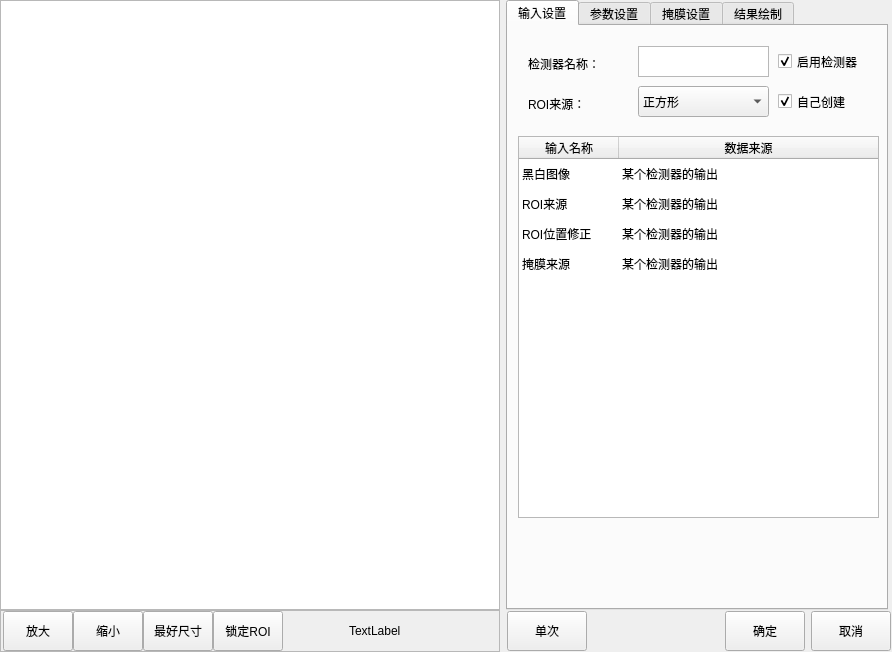
<?xml version="1.0" encoding="UTF-8"?>
<ui version="4.0">
 <class>CMvMultiObjectiveContourMatching</class>
 <widget class="QWidget" name="CMvMultiObjectiveContourMatching">
  <property name="geometry">
   <rect>
    <x>0</x>
    <y>0</y>
    <width>892</width>
    <height>652</height>
   </rect>
  </property>
  <property name="windowTitle">
   <string>多目标轮廓匹配</string>
  </property>
  <layout class="QHBoxLayout" name="horizontalLayout_3">
   <property name="leftMargin">
    <number>0</number>
   </property>
   <property name="topMargin">
    <number>0</number>
   </property>
   <property name="rightMargin">
    <number>0</number>
   </property>
   <property name="bottomMargin">
    <number>0</number>
   </property>
   <item>
    <layout class="QVBoxLayout" name="verticalLayout">
     <property name="spacing">
      <number>0</number>
     </property>
     <item>
      <widget class="QGraphicsView" name="graphicsView_mainImage">
       <property name="minimumSize">
        <size>
         <width>500</width>
         <height>600</height>
        </size>
       </property>
      </widget>
     </item>
     <item>
      <widget class="QFrame" name="frame">
       <property name="minimumSize">
        <size>
         <width>0</width>
         <height>42</height>
        </size>
       </property>
       <property name="maximumSize">
        <size>
         <width>16777215</width>
         <height>42</height>
        </size>
       </property>
       <property name="frameShape">
        <enum>QFrame::StyledPanel</enum>
       </property>
       <property name="frameShadow">
        <enum>QFrame::Raised</enum>
       </property>
       <layout class="QHBoxLayout" name="horizontalLayout">
        <property name="spacing">
         <number>0</number>
        </property>
        <property name="leftMargin">
         <number>2</number>
        </property>
        <property name="topMargin">
         <number>0</number>
        </property>
        <property name="rightMargin">
         <number>0</number>
        </property>
        <property name="bottomMargin">
         <number>0</number>
        </property>
        <item>
         <widget class="QPushButton" name="pushButton_zoomIn">
          <property name="minimumSize">
           <size>
            <width>70</width>
            <height>40</height>
           </size>
          </property>
          <property name="maximumSize">
           <size>
            <width>70</width>
            <height>40</height>
           </size>
          </property>
          <property name="text">
           <string>放大</string>
          </property>
         </widget>
        </item>
        <item>
         <widget class="QPushButton" name="pushButton_zoomOut">
          <property name="minimumSize">
           <size>
            <width>70</width>
            <height>40</height>
           </size>
          </property>
          <property name="maximumSize">
           <size>
            <width>70</width>
            <height>40</height>
           </size>
          </property>
          <property name="text">
           <string>缩小</string>
          </property>
         </widget>
        </item>
        <item>
         <widget class="QPushButton" name="pushButton_zoomBest">
          <property name="minimumSize">
           <size>
            <width>70</width>
            <height>40</height>
           </size>
          </property>
          <property name="maximumSize">
           <size>
            <width>70</width>
            <height>40</height>
           </size>
          </property>
          <property name="text">
           <string>最好尺寸</string>
          </property>
         </widget>
        </item>
        <item>
         <widget class="QPushButton" name="pushButton_lockRoiMove">
          <property name="minimumSize">
           <size>
            <width>70</width>
            <height>40</height>
           </size>
          </property>
          <property name="maximumSize">
           <size>
            <width>70</width>
            <height>40</height>
           </size>
          </property>
          <property name="text">
           <string>锁定ROI</string>
          </property>
         </widget>
        </item>
        <item>
         <spacer name="horizontalSpacer">
          <property name="orientation">
           <enum>Qt::Horizontal</enum>
          </property>
          <property name="sizeHint" stdset="0">
           <size>
            <width>63</width>
            <height>20</height>
           </size>
          </property>
         </spacer>
        </item>
        <item>
         <widget class="QLabel" name="label_mousePos">
          <property name="minimumSize">
           <size>
            <width>150</width>
            <height>40</height>
           </size>
          </property>
          <property name="maximumSize">
           <size>
            <width>150</width>
            <height>40</height>
           </size>
          </property>
          <property name="text">
           <string>TextLabel</string>
          </property>
         </widget>
        </item>
       </layout>
      </widget>
     </item>
    </layout>
   </item>
   <item>
    <layout class="QVBoxLayout" name="verticalLayout_2">
     <property name="spacing">
      <number>0</number>
     </property>
     <item>
      <widget class="QTabWidget" name="tabWidget">
       <property name="minimumSize">
        <size>
         <width>382</width>
         <height>602</height>
        </size>
       </property>
       <property name="maximumSize">
        <size>
         <width>380</width>
         <height>16777215</height>
        </size>
       </property>
       <property name="currentIndex">
        <number>0</number>
       </property>
       <widget class="QWidget" name="tab">
        <attribute name="title">
         <string>输入设置</string>
        </attribute>
        <widget class="QTableWidget" name="tableWidget_input">
         <property name="geometry">
          <rect>
           <x>10</x>
           <y>110</y>
           <width>361</width>
           <height>382</height>
          </rect>
         </property>
         <property name="minimumSize">
          <size>
           <width>361</width>
           <height>382</height>
          </size>
         </property>
         <property name="maximumSize">
          <size>
           <width>361</width>
           <height>382</height>
          </size>
         </property>
         <property name="editTriggers">
          <set>QAbstractItemView::NoEditTriggers</set>
         </property>
         <property name="selectionMode">
          <enum>QAbstractItemView::SingleSelection</enum>
         </property>
         <property name="selectionBehavior">
          <enum>QAbstractItemView::SelectRows</enum>
         </property>
         <property name="showGrid">
          <bool>false</bool>
         </property>
         <attribute name="horizontalHeaderStretchLastSection">
          <bool>true</bool>
         </attribute>
         <attribute name="verticalHeaderVisible">
          <bool>false</bool>
         </attribute>
         <row>
          <property name="text">
           <string>1</string>
          </property>
         </row>
         <row>
          <property name="text">
           <string>2</string>
          </property>
         </row>
         <row>
          <property name="text">
           <string>3</string>
          </property>
         </row>
         <row>
          <property name="text">
           <string>4</string>
          </property>
         </row>
         <column>
          <property name="text">
           <string>输入名称</string>
          </property>
         </column>
         <column>
          <property name="text">
           <string>数据来源</string>
          </property>
         </column>
         <item row="0" column="0">
          <property name="text">
           <string>黑白图像</string>
          </property>
         </item>
         <item row="0" column="1">
          <property name="text">
           <string>某个检测器的输出</string>
          </property>
         </item>
         <item row="1" column="0">
          <property name="text">
           <string>ROI来源</string>
          </property>
         </item>
         <item row="1" column="1">
          <property name="text">
           <string>某个检测器的输出</string>
          </property>
         </item>
         <item row="2" column="0">
          <property name="text">
           <string>ROI位置修正</string>
          </property>
         </item>
         <item row="2" column="1">
          <property name="text">
           <string>某个检测器的输出</string>
          </property>
         </item>
         <item row="3" column="0">
          <property name="text">
           <string>掩膜来源</string>
          </property>
         </item>
         <item row="3" column="1">
          <property name="text">
           <string>某个检测器的输出</string>
          </property>
         </item>
        </widget>
        <widget class="QLabel" name="label_funcName">
         <property name="geometry">
          <rect>
           <x>20</x>
           <y>30</y>
           <width>81</width>
           <height>16</height>
          </rect>
         </property>
         <property name="text">
          <string>检测器名称：</string>
         </property>
        </widget>
        <widget class="QLabel" name="label_roiCreat">
         <property name="geometry">
          <rect>
           <x>20</x>
           <y>70</y>
           <width>91</width>
           <height>16</height>
          </rect>
         </property>
         <property name="text">
          <string>ROI来源：</string>
         </property>
        </widget>
        <widget class="QCheckBox" name="checkBox_enableFunc">
         <property name="geometry">
          <rect>
           <x>270</x>
           <y>20</y>
           <width>101</width>
           <height>31</height>
          </rect>
         </property>
         <property name="minimumSize">
          <size>
           <width>101</width>
           <height>31</height>
          </size>
         </property>
         <property name="text">
          <string>启用检测器</string>
         </property>
         <property name="checked">
          <bool>true</bool>
         </property>
        </widget>
        <widget class="QCheckBox" name="checkBox_roiCreat">
         <property name="geometry">
          <rect>
           <x>270</x>
           <y>60</y>
           <width>101</width>
           <height>31</height>
          </rect>
         </property>
         <property name="minimumSize">
          <size>
           <width>101</width>
           <height>31</height>
          </size>
         </property>
         <property name="text">
          <string>自己创建</string>
         </property>
         <property name="checked">
          <bool>true</bool>
         </property>
         <property name="tristate">
          <bool>false</bool>
         </property>
        </widget>
        <widget class="QPlainTextEdit" name="plainTextEdit_funcName">
         <property name="geometry">
          <rect>
           <x>130</x>
           <y>20</y>
           <width>131</width>
           <height>31</height>
          </rect>
         </property>
         <property name="minimumSize">
          <size>
           <width>131</width>
           <height>31</height>
          </size>
         </property>
         <property name="maximumSize">
          <size>
           <width>131</width>
           <height>31</height>
          </size>
         </property>
         <property name="overwriteMode">
          <bool>false</bool>
         </property>
        </widget>
        <widget class="QComboBox" name="comboBox_imageSource">
         <property name="geometry">
          <rect>
           <x>130</x>
           <y>60</y>
           <width>131</width>
           <height>31</height>
          </rect>
         </property>
         <property name="minimumSize">
          <size>
           <width>131</width>
           <height>31</height>
          </size>
         </property>
         <property name="maximumSize">
          <size>
           <width>131</width>
           <height>31</height>
          </size>
         </property>
         <item>
          <property name="text">
           <string>正方形</string>
          </property>
         </item>
         <item>
          <property name="text">
           <string>斜矩形</string>
          </property>
         </item>
         <item>
          <property name="text">
           <string>圆形</string>
          </property>
         </item>
         <item>
          <property name="text">
           <string>多边形</string>
          </property>
         </item>
        </widget>
       </widget>
       <widget class="QWidget" name="tab_2">
        <attribute name="title">
         <string>参数设置</string>
        </attribute>
        <widget class="QSpinBox" name="spinBox_threshold">
         <property name="enabled">
          <bool>false</bool>
         </property>
         <property name="geometry">
          <rect>
           <x>130</x>
           <y>120</y>
           <width>101</width>
           <height>31</height>
          </rect>
         </property>
         <property name="minimumSize">
          <size>
           <width>101</width>
           <height>31</height>
          </size>
         </property>
         <property name="maximumSize">
          <size>
           <width>101</width>
           <height>31</height>
          </size>
         </property>
         <property name="minimum">
          <number>0</number>
         </property>
         <property name="maximum">
          <number>1000</number>
         </property>
        </widget>
        <widget class="QComboBox" name="comboBox_thresholdType">
         <property name="geometry">
          <rect>
           <x>10</x>
           <y>120</y>
           <width>101</width>
           <height>31</height>
          </rect>
         </property>
         <property name="minimumSize">
          <size>
           <width>101</width>
           <height>31</height>
          </size>
         </property>
         <item>
          <property name="text">
           <string>自动</string>
          </property>
         </item>
         <item>
          <property name="text">
           <string>手动</string>
          </property>
         </item>
        </widget>
        <widget class="QLabel" name="label_thresholdType">
         <property name="geometry">
          <rect>
           <x>10</x>
           <y>90</y>
           <width>111</width>
           <height>31</height>
          </rect>
         </property>
         <property name="text">
          <string>边缘阈值：</string>
         </property>
        </widget>
        <widget class="QLabel" name="label_matchingSpeed">
         <property name="geometry">
          <rect>
           <x>250</x>
           <y>20</y>
           <width>111</width>
           <height>31</height>
          </rect>
         </property>
         <property name="text">
          <string>匹配速度：</string>
         </property>
        </widget>
        <widget class="QLabel" name="label_threshold">
         <property name="enabled">
          <bool>false</bool>
         </property>
         <property name="geometry">
          <rect>
           <x>130</x>
           <y>90</y>
           <width>111</width>
           <height>31</height>
          </rect>
         </property>
         <property name="text">
          <string>边缘梯度阈值：</string>
         </property>
        </widget>
        <widget class="QComboBox" name="comboBox_matchingSpeed">
         <property name="geometry">
          <rect>
           <x>250</x>
           <y>50</y>
           <width>101</width>
           <height>31</height>
          </rect>
         </property>
         <property name="minimumSize">
          <size>
           <width>101</width>
           <height>31</height>
          </size>
         </property>
         <item>
          <property name="text">
           <string>低速</string>
          </property>
         </item>
         <item>
          <property name="text">
           <string>常规</string>
          </property>
         </item>
         <item>
          <property name="text">
           <string>中速</string>
          </property>
         </item>
         <item>
          <property name="text">
           <string>高速</string>
          </property>
         </item>
         <item>
          <property name="text">
           <string>极速</string>
          </property>
         </item>
        </widget>
        <widget class="QLabel" name="label_titleJudged">
         <property name="geometry">
          <rect>
           <x>0</x>
           <y>250</y>
           <width>381</width>
           <height>31</height>
          </rect>
         </property>
         <property name="styleSheet">
          <string notr="true">background-color: qlineargradient(spread:pad, x1:0, y1:0, x2:1, y2:0, stop:0 rgba(80, 80, 80, 255), stop:1 rgba(120, 120, 120, 120));
color: rgb(255, 255, 255);</string>
         </property>
         <property name="text">
          <string>  结果判定</string>
         </property>
         <property name="alignment">
          <set>Qt::AlignLeading|Qt::AlignLeft|Qt::AlignVCenter</set>
         </property>
        </widget>
        <widget class="QPushButton" name="pushButton_editingContours">
         <property name="geometry">
          <rect>
           <x>10</x>
           <y>50</y>
           <width>101</width>
           <height>31</height>
          </rect>
         </property>
         <property name="text">
          <string>编辑轮廓</string>
         </property>
        </widget>
        <widget class="QLabel" name="label_editingContours">
         <property name="geometry">
          <rect>
           <x>10</x>
           <y>20</y>
           <width>111</width>
           <height>31</height>
          </rect>
         </property>
         <property name="text">
          <string>模板图像</string>
         </property>
        </widget>
        <widget class="QDoubleSpinBox" name="doubleSpinBox_minimumMatching">
         <property name="geometry">
          <rect>
           <x>10</x>
           <y>340</y>
           <width>101</width>
           <height>31</height>
          </rect>
         </property>
         <property name="minimumSize">
          <size>
           <width>101</width>
           <height>31</height>
          </size>
         </property>
         <property name="maximumSize">
          <size>
           <width>101</width>
           <height>31</height>
          </size>
         </property>
         <property name="maximum">
          <double>1.000000000000000</double>
         </property>
         <property name="singleStep">
          <double>0.010000000000000</double>
         </property>
         <property name="value">
          <double>0.100000000000000</double>
         </property>
        </widget>
        <widget class="QLabel" name="label_minimumMatching">
         <property name="geometry">
          <rect>
           <x>10</x>
           <y>310</y>
           <width>111</width>
           <height>31</height>
          </rect>
         </property>
         <property name="text">
          <string>最小匹配度：</string>
         </property>
        </widget>
        <widget class="QGroupBox" name="groupBox_angle">
         <property name="geometry">
          <rect>
           <x>0</x>
           <y>380</y>
           <width>241</width>
           <height>81</height>
          </rect>
         </property>
         <property name="title">
          <string>角度范围</string>
         </property>
         <widget class="QDoubleSpinBox" name="doubleSpinBox_maximumAngle">
          <property name="geometry">
           <rect>
            <x>130</x>
            <y>40</y>
            <width>101</width>
            <height>31</height>
           </rect>
          </property>
          <property name="minimumSize">
           <size>
            <width>101</width>
            <height>31</height>
           </size>
          </property>
          <property name="maximumSize">
           <size>
            <width>101</width>
            <height>31</height>
           </size>
          </property>
          <property name="suffix">
           <string>°</string>
          </property>
          <property name="minimum">
           <double>-180.000000000000000</double>
          </property>
          <property name="maximum">
           <double>180.000000000000000</double>
          </property>
         </widget>
         <widget class="QDoubleSpinBox" name="doubleSpinBox_minimumAngle">
          <property name="geometry">
           <rect>
            <x>10</x>
            <y>40</y>
            <width>101</width>
            <height>31</height>
           </rect>
          </property>
          <property name="minimumSize">
           <size>
            <width>101</width>
            <height>31</height>
           </size>
          </property>
          <property name="maximumSize">
           <size>
            <width>101</width>
            <height>31</height>
           </size>
          </property>
          <property name="suffix">
           <string>°</string>
          </property>
          <property name="minimum">
           <double>-180.000000000000000</double>
          </property>
          <property name="maximum">
           <double>180.000000000000000</double>
          </property>
         </widget>
         <widget class="QLabel" name="label_maximumAngle">
          <property name="geometry">
           <rect>
            <x>130</x>
            <y>10</y>
            <width>111</width>
            <height>31</height>
           </rect>
          </property>
          <property name="text">
           <string>最大角度：</string>
          </property>
         </widget>
         <widget class="QLabel" name="label_minimumAngle">
          <property name="geometry">
           <rect>
            <x>10</x>
            <y>10</y>
            <width>111</width>
            <height>31</height>
           </rect>
          </property>
          <property name="text">
           <string>最小角度：</string>
          </property>
         </widget>
        </widget>
        <widget class="QGroupBox" name="groupBox_scale">
         <property name="geometry">
          <rect>
           <x>0</x>
           <y>470</y>
           <width>241</width>
           <height>81</height>
          </rect>
         </property>
         <property name="title">
          <string>缩放参数</string>
         </property>
         <widget class="QDoubleSpinBox" name="doubleSpinBox_minScale">
          <property name="geometry">
           <rect>
            <x>10</x>
            <y>40</y>
            <width>101</width>
            <height>31</height>
           </rect>
          </property>
          <property name="minimumSize">
           <size>
            <width>101</width>
            <height>31</height>
           </size>
          </property>
          <property name="maximumSize">
           <size>
            <width>101</width>
            <height>31</height>
           </size>
          </property>
          <property name="minimum">
           <double>0.500000000000000</double>
          </property>
          <property name="maximum">
           <double>2.000000000000000</double>
          </property>
          <property name="singleStep">
           <double>0.100000000000000</double>
          </property>
         </widget>
         <widget class="QLabel" name="label_maxScale">
          <property name="geometry">
           <rect>
            <x>130</x>
            <y>10</y>
            <width>111</width>
            <height>31</height>
           </rect>
          </property>
          <property name="text">
           <string>比例上限：</string>
          </property>
         </widget>
         <widget class="QLabel" name="label_minScale">
          <property name="geometry">
           <rect>
            <x>10</x>
            <y>10</y>
            <width>111</width>
            <height>31</height>
           </rect>
          </property>
          <property name="text">
           <string>比例下限：</string>
          </property>
         </widget>
         <widget class="QDoubleSpinBox" name="doubleSpinBox_maxScale">
          <property name="geometry">
           <rect>
            <x>130</x>
            <y>40</y>
            <width>101</width>
            <height>31</height>
           </rect>
          </property>
          <property name="minimumSize">
           <size>
            <width>101</width>
            <height>31</height>
           </size>
          </property>
          <property name="maximumSize">
           <size>
            <width>101</width>
            <height>31</height>
           </size>
          </property>
          <property name="minimum">
           <double>0.500000000000000</double>
          </property>
          <property name="maximum">
           <double>2.000000000000000</double>
          </property>
          <property name="singleStep">
           <double>0.100000000000000</double>
          </property>
         </widget>
        </widget>
        <widget class="QGroupBox" name="groupBox_regulating">
         <property name="geometry">
          <rect>
           <x>0</x>
           <y>160</y>
           <width>371</width>
           <height>81</height>
          </rect>
         </property>
         <property name="title">
          <string>细调参数</string>
         </property>
         <widget class="QLabel" name="label_minimumRange">
          <property name="geometry">
           <rect>
            <x>250</x>
            <y>10</y>
            <width>111</width>
            <height>31</height>
           </rect>
          </property>
          <property name="text">
           <string>相邻目标最小距离：</string>
          </property>
         </widget>
         <widget class="QSpinBox" name="spinBox_minimumRange">
          <property name="geometry">
           <rect>
            <x>250</x>
            <y>40</y>
            <width>101</width>
            <height>31</height>
           </rect>
          </property>
          <property name="minimumSize">
           <size>
            <width>101</width>
            <height>31</height>
           </size>
          </property>
          <property name="maximumSize">
           <size>
            <width>101</width>
            <height>31</height>
           </size>
          </property>
          <property name="suffix">
           <string/>
          </property>
          <property name="minimum">
           <number>0</number>
          </property>
          <property name="maximum">
           <number>7070</number>
          </property>
         </widget>
         <widget class="QComboBox" name="comboBox_filterSize">
          <property name="geometry">
           <rect>
            <x>130</x>
            <y>40</y>
            <width>101</width>
            <height>31</height>
           </rect>
          </property>
          <item>
           <property name="text">
            <string>无</string>
           </property>
          </item>
          <item>
           <property name="text">
            <string>3x3</string>
           </property>
          </item>
          <item>
           <property name="text">
            <string>5x5</string>
           </property>
          </item>
          <item>
           <property name="text">
            <string>7x7</string>
           </property>
          </item>
          <item>
           <property name="text">
            <string>9x9</string>
           </property>
          </item>
          <item>
           <property name="text">
            <string>11x11</string>
           </property>
          </item>
          <item>
           <property name="text">
            <string>13x13</string>
           </property>
          </item>
          <item>
           <property name="text">
            <string>15x15</string>
           </property>
          </item>
          <item>
           <property name="text">
            <string>17x17</string>
           </property>
          </item>
          <item>
           <property name="text">
            <string>19x19</string>
           </property>
          </item>
          <item>
           <property name="text">
            <string>21x21</string>
           </property>
          </item>
          <item>
           <property name="text">
            <string>23x23</string>
           </property>
          </item>
          <item>
           <property name="text">
            <string>25x25</string>
           </property>
          </item>
          <item>
           <property name="text">
            <string>27x27</string>
           </property>
          </item>
          <item>
           <property name="text">
            <string>29x29</string>
           </property>
          </item>
          <item>
           <property name="text">
            <string>31x31</string>
           </property>
          </item>
         </widget>
         <widget class="QLabel" name="label_filterSize">
          <property name="geometry">
           <rect>
            <x>130</x>
            <y>10</y>
            <width>111</width>
            <height>31</height>
           </rect>
          </property>
          <property name="text">
           <string>滤波尺寸：</string>
          </property>
         </widget>
         <widget class="QLabel" name="label_edgePolarity">
          <property name="geometry">
           <rect>
            <x>10</x>
            <y>10</y>
            <width>111</width>
            <height>31</height>
           </rect>
          </property>
          <property name="text">
           <string>边缘极性：</string>
          </property>
         </widget>
         <widget class="QComboBox" name="comboBox_edgePolarity">
          <property name="geometry">
           <rect>
            <x>10</x>
            <y>40</y>
            <width>101</width>
            <height>31</height>
           </rect>
          </property>
          <property name="minimumSize">
           <size>
            <width>101</width>
            <height>31</height>
           </size>
          </property>
          <item>
           <property name="text">
            <string>考虑极性</string>
           </property>
          </item>
          <item>
           <property name="text">
            <string>忽略极性</string>
           </property>
          </item>
         </widget>
        </widget>
        <widget class="QPushButton" name="pushButton_lock">
         <property name="geometry">
          <rect>
           <x>130</x>
           <y>50</y>
           <width>40</width>
           <height>31</height>
          </rect>
         </property>
         <property name="text">
          <string>🔒</string>
         </property>
        </widget>
        <widget class="QSpinBox" name="spinBox_searchesNumber">
         <property name="geometry">
          <rect>
           <x>250</x>
           <y>120</y>
           <width>101</width>
           <height>31</height>
          </rect>
         </property>
         <property name="minimumSize">
          <size>
           <width>101</width>
           <height>31</height>
          </size>
         </property>
         <property name="maximumSize">
          <size>
           <width>101</width>
           <height>31</height>
          </size>
         </property>
         <property name="suffix">
          <string/>
         </property>
         <property name="minimum">
          <number>0</number>
         </property>
         <property name="maximum">
          <number>50</number>
         </property>
        </widget>
        <widget class="QLabel" name="label_searchesNumber">
         <property name="geometry">
          <rect>
           <x>250</x>
           <y>90</y>
           <width>111</width>
           <height>31</height>
          </rect>
         </property>
         <property name="text">
          <string>查找个数：</string>
         </property>
        </widget>
        <zorder>groupBox_angle</zorder>
        <zorder>spinBox_threshold</zorder>
        <zorder>comboBox_thresholdType</zorder>
        <zorder>label_thresholdType</zorder>
        <zorder>label_matchingSpeed</zorder>
        <zorder>label_threshold</zorder>
        <zorder>comboBox_matchingSpeed</zorder>
        <zorder>label_titleJudged</zorder>
        <zorder>pushButton_editingContours</zorder>
        <zorder>label_editingContours</zorder>
        <zorder>doubleSpinBox_minimumMatching</zorder>
        <zorder>label_minimumMatching</zorder>
        <zorder>groupBox_scale</zorder>
        <zorder>groupBox_regulating</zorder>
        <zorder>pushButton_lock</zorder>
        <zorder>spinBox_searchesNumber</zorder>
        <zorder>label_searchesNumber</zorder>
       </widget>
       <widget class="QWidget" name="tab_3">
        <attribute name="title">
         <string>掩膜设置</string>
        </attribute>
        <widget class="QWidget" name="widget_Mask" native="true">
         <property name="enabled">
          <bool>false</bool>
         </property>
         <property name="geometry">
          <rect>
           <x>0</x>
           <y>50</y>
           <width>371</width>
           <height>251</height>
          </rect>
         </property>
         <widget class="QLabel" name="label_penWidth">
          <property name="geometry">
           <rect>
            <x>10</x>
            <y>50</y>
            <width>111</width>
            <height>31</height>
           </rect>
          </property>
          <property name="text">
           <string>画笔尺寸：</string>
          </property>
         </widget>
         <widget class="QSpinBox" name="spinBox_lightTime">
          <property name="geometry">
           <rect>
            <x>130</x>
            <y>50</y>
            <width>131</width>
            <height>31</height>
           </rect>
          </property>
          <property name="suffix">
           <string>像素</string>
          </property>
          <property name="minimum">
           <number>5</number>
          </property>
          <property name="maximum">
           <number>1000</number>
          </property>
         </widget>
         <widget class="QPushButton" name="pushButton_maskAll">
          <property name="geometry">
           <rect>
            <x>10</x>
            <y>160</y>
            <width>121</width>
            <height>40</height>
           </rect>
          </property>
          <property name="minimumSize">
           <size>
            <width>0</width>
            <height>40</height>
           </size>
          </property>
          <property name="maximumSize">
           <size>
            <width>16777215</width>
            <height>30</height>
           </size>
          </property>
          <property name="text">
           <string>掩盖所有</string>
          </property>
         </widget>
         <widget class="QPushButton" name="pushButton_maskNull">
          <property name="enabled">
           <bool>false</bool>
          </property>
          <property name="geometry">
           <rect>
            <x>10</x>
            <y>110</y>
            <width>121</width>
            <height>40</height>
           </rect>
          </property>
          <property name="minimumSize">
           <size>
            <width>0</width>
            <height>40</height>
           </size>
          </property>
          <property name="maximumSize">
           <size>
            <width>16777215</width>
            <height>30</height>
           </size>
          </property>
          <property name="text">
           <string>清空掩膜</string>
          </property>
         </widget>
         <widget class="QPushButton" name="pushButton_saveMask">
          <property name="geometry">
           <rect>
            <x>10</x>
            <y>210</y>
            <width>121</width>
            <height>40</height>
           </rect>
          </property>
          <property name="minimumSize">
           <size>
            <width>0</width>
            <height>40</height>
           </size>
          </property>
          <property name="maximumSize">
           <size>
            <width>16777215</width>
            <height>30</height>
           </size>
          </property>
          <property name="text">
           <string>保存修改</string>
          </property>
         </widget>
         <widget class="QLabel" name="label_editMode">
          <property name="geometry">
           <rect>
            <x>10</x>
            <y>10</y>
            <width>111</width>
            <height>31</height>
           </rect>
          </property>
          <property name="text">
           <string>编辑方式：</string>
          </property>
         </widget>
         <widget class="QComboBox" name="comboBox_editMode">
          <property name="geometry">
           <rect>
            <x>130</x>
            <y>10</y>
            <width>131</width>
            <height>31</height>
           </rect>
          </property>
          <item>
           <property name="text">
            <string>增加掩膜</string>
           </property>
          </item>
          <item>
           <property name="text">
            <string>删除掩膜</string>
           </property>
          </item>
         </widget>
        </widget>
        <widget class="QLabel" name="label_dEtectionMask">
         <property name="geometry">
          <rect>
           <x>10</x>
           <y>20</y>
           <width>111</width>
           <height>31</height>
          </rect>
         </property>
         <property name="text">
          <string>检测区域的掩膜：</string>
         </property>
        </widget>
        <widget class="QComboBox" name="comboBox_dEtectionMask">
         <property name="geometry">
          <rect>
           <x>130</x>
           <y>20</y>
           <width>131</width>
           <height>31</height>
          </rect>
         </property>
         <item>
          <property name="text">
           <string>不使用掩膜</string>
          </property>
         </item>
         <item>
          <property name="text">
           <string>本检测器ROI内掩膜</string>
          </property>
         </item>
         <item>
          <property name="text">
           <string>其他算法的掩膜</string>
          </property>
         </item>
        </widget>
       </widget>
       <widget class="QWidget" name="tab_4">
        <attribute name="title">
         <string>结果绘制</string>
        </attribute>
        <widget class="QCheckBox" name="checkBox_valuTrig">
         <property name="geometry">
          <rect>
           <x>270</x>
           <y>20</y>
           <width>101</width>
           <height>31</height>
          </rect>
         </property>
         <property name="text">
          <string>启用绘制</string>
         </property>
         <property name="checked">
          <bool>true</bool>
         </property>
        </widget>
        <widget class="QLabel" name="label_lineColour">
         <property name="geometry">
          <rect>
           <x>10</x>
           <y>60</y>
           <width>121</width>
           <height>31</height>
          </rect>
         </property>
         <property name="text">
          <string>线条颜色：</string>
         </property>
        </widget>
        <widget class="QSpinBox" name="spinBox_lineWidth">
         <property name="geometry">
          <rect>
           <x>130</x>
           <y>20</y>
           <width>131</width>
           <height>31</height>
          </rect>
         </property>
         <property name="suffix">
          <string>磅</string>
         </property>
         <property name="minimum">
          <number>1</number>
         </property>
         <property name="maximum">
          <number>5</number>
         </property>
        </widget>
        <widget class="QComboBox" name="comboBox_lineColour">
         <property name="geometry">
          <rect>
           <x>130</x>
           <y>60</y>
           <width>131</width>
           <height>31</height>
          </rect>
         </property>
         <item>
          <property name="text">
           <string>颜色</string>
          </property>
         </item>
        </widget>
        <widget class="QLabel" name="label_lineWidth">
         <property name="geometry">
          <rect>
           <x>10</x>
           <y>20</y>
           <width>121</width>
           <height>31</height>
          </rect>
         </property>
         <property name="text">
          <string>线条宽度：</string>
         </property>
        </widget>
       </widget>
      </widget>
     </item>
     <item>
      <layout class="QHBoxLayout" name="horizontalLayout_2">
       <property name="leftMargin">
        <number>1</number>
       </property>
       <property name="topMargin">
        <number>1</number>
       </property>
       <property name="rightMargin">
        <number>1</number>
       </property>
       <property name="bottomMargin">
        <number>1</number>
       </property>
       <item>
        <widget class="QPushButton" name="pushButton_ones">
         <property name="minimumSize">
          <size>
           <width>80</width>
           <height>40</height>
          </size>
         </property>
         <property name="maximumSize">
          <size>
           <width>80</width>
           <height>40</height>
          </size>
         </property>
         <property name="text">
          <string>单次</string>
         </property>
        </widget>
       </item>
       <item>
        <spacer name="horizontalSpacer_2">
         <property name="orientation">
          <enum>Qt::Horizontal</enum>
         </property>
         <property name="sizeHint" stdset="0">
          <size>
           <width>40</width>
           <height>20</height>
          </size>
         </property>
        </spacer>
       </item>
       <item>
        <widget class="QPushButton" name="pushButton_affirm">
         <property name="minimumSize">
          <size>
           <width>80</width>
           <height>40</height>
          </size>
         </property>
         <property name="maximumSize">
          <size>
           <width>80</width>
           <height>40</height>
          </size>
         </property>
         <property name="text">
          <string>确定</string>
         </property>
        </widget>
       </item>
       <item>
        <widget class="QPushButton" name="pbPrev_cancel">
         <property name="minimumSize">
          <size>
           <width>80</width>
           <height>40</height>
          </size>
         </property>
         <property name="maximumSize">
          <size>
           <width>80</width>
           <height>40</height>
          </size>
         </property>
         <property name="text">
          <string>取消</string>
         </property>
        </widget>
       </item>
      </layout>
     </item>
    </layout>
   </item>
  </layout>
 </widget>
 <layoutdefault spacing="6" margin="11"/>
 <resources>
  <include location="CMvContourMatching.qrc"/>
 </resources>
 <connections/>
</ui>
